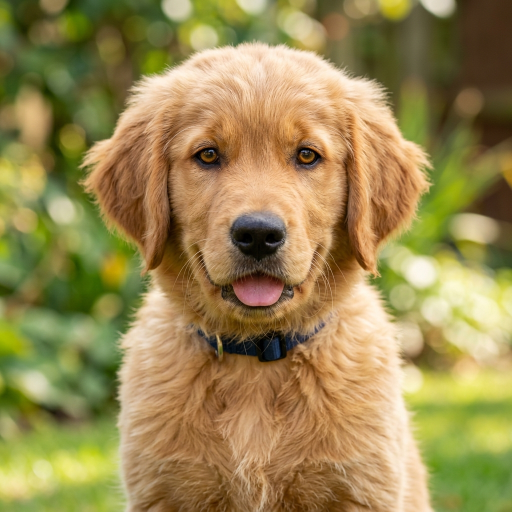
#> input picture sample_test.png, 1024 x 1024 px (shown at 1/2 size)
$ python sketch.py --image sample_test.png
#> lines starting #> are read from the running program, lines starting #| are printed output that depends on the picture
"""
=============================================================================
Project ID   : 006/2025
Project Name : Dynamic Pencil Sketch Animation & Color Transition Engine
Author       : M NANDISH
Release Year : 2025
License      : MIT License
Description  : High-performance computer vision pipeline using OpenCV & NumPy
               that transforms raster images into realistic pencil sketches,
               simulates organic human sketching stroke-by-stroke, and smoothly
               transitions back into vibrant color photography with optional
               video rendering.
=============================================================================
"""

import cv2
import numpy as np
import sys
import os
import argparse

# --- DEFAULT CONFIGURATION SETTINGS (PROJECT 006/2025) ---
DEFAULT_IMAGE_NAME = "sample_test.png"

# Speed controls for the drawing animation (smaller delay = faster drawing)
DRAW_FRAMES = 300
DRAW_DELAY_MS = 10

# Speed controls for the color transition
COLOR_STEPS = 100
COLOR_DELAY_MS = 30

# Video Recording Configuration
RECORD_VIDEO = True
VIDEO_OUTPUT_PATH = "sketch_animation.mp4"
# --------------------------------------------------------


def create_sketch(img: np.ndarray) -> np.ndarray:
    """
    Transforms an input BGR image into a pencil sketch using the Color Dodge
    blending technique with inverted Gaussian blur.

    Pipeline:
      1. Grayscale Conversion: Extracts intensity information.
      2. Bitwise Inversion: Inverts luminance values.
      3. Gaussian Smoothing: Computes high-pass frequency response.
      4. Color Dodge Division: Amplifies high-contrast edge boundaries.
    """
    # Step 1: Convert to grayscale
    gray = cv2.cvtColor(img, cv2.COLOR_BGR2GRAY)

    # Step 2: Invert the grayscale image
    inv_gray = cv2.bitwise_not(gray)

    # Step 3: Apply Gaussian blur to inverted image (21x21 kernel)
    blur = cv2.GaussianBlur(inv_gray, (21, 21), 0)

    # Step 4: Blend grayscale with blurred inverse using Color Dodge division
    # Formula: (gray / (255 - blur)) * 256
    sketch = cv2.divide(gray, 255 - blur, scale=256)

    # Convert single-channel sketch back to 3-channel BGR for downstream blending
    return cv2.cvtColor(sketch, cv2.COLOR_GRAY2BGR)


def animate_sketch(
    img_path: str,
    draw_frames: int = DRAW_FRAMES,
    draw_delay_ms: int = DRAW_DELAY_MS,
    color_steps: int = COLOR_STEPS,
    color_delay_ms: int = COLOR_DELAY_MS,
    record_video: bool = RECORD_VIDEO,
    video_output_path: str = VIDEO_OUTPUT_PATH
) -> None:
    """
    Executes the progressive sketching animation, dynamic stroke sorting with
    Gaussian noise, and alpha-blended color emergence.
    """
#> called with img_path = 'sample_test.png', draw_frames = 300, draw_delay_ms = 10, color_steps = 100, color_delay_ms = 30, record_video = True, video_output_path = 'sketch_animation.mp4'
    print(f"[Project 006/2025] Loading source image from: {img_path}")
    img = cv2.imread(img_path)
#> img is the input picture: shape (1024, 1024, 3); mean B, G, R 82.3, 136.4, 154.2
    if img is None:
        print(f"[Error] Could not read image at: {img_path}")
        print("Please verify the file exists and is a valid image format.")
        return

    # Resize image if it exceeds screen viewing boundaries while preserving aspect ratio
    max_dim = 800
    h, w = img.shape[:2]
#> h = 1024; w = 1024
    if h > max_dim or w > max_dim:
        scale = max_dim / max(h, w)
#> scale = 0.781
        img = cv2.resize(img, (int(w * scale), int(h * scale)), interpolation=cv2.INTER_AREA)
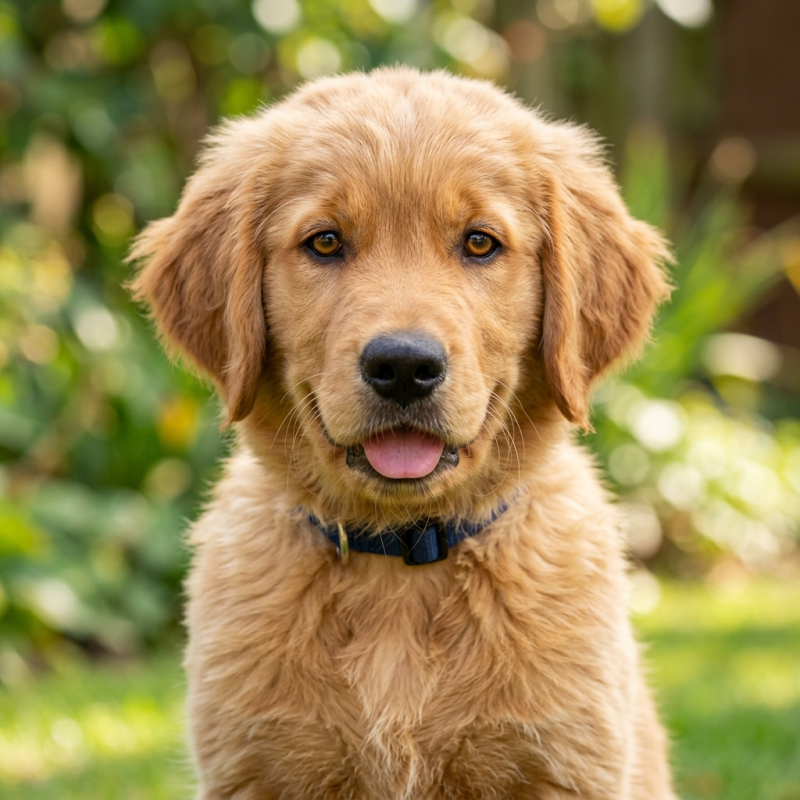
#> img: shape (800, 800, 3); mean B, G, R 82.3, 136.4, 154.2
        h, w = img.shape[:2]
#> h = 800; w = 800

    out_video = None
    if record_video:
        print(f"[Project 006/2025] Video recording enabled: {video_output_path}")
        fourcc = cv2.VideoWriter_fourcc(*'avc1')
        # Windows Media Foundation backend fallback handling
        try:
            out_video = cv2.VideoWriter(video_output_path, cv2.CAP_MSMF, fourcc, 30.0, (w, h))
            if not out_video.isOpened():
                # Fallback to default backend if MSMF fails
                fourcc = cv2.VideoWriter_fourcc(*'mp4v')
                out_video = cv2.VideoWriter(video_output_path, fourcc, 30.0, (w, h))
        except Exception:
            fourcc = cv2.VideoWriter_fourcc(*'mp4v')
            out_video = cv2.VideoWriter(video_output_path, fourcc, 30.0, (w, h))

    def write_frames(frame: np.ndarray, ms_delay: int):
        if out_video and out_video.isOpened():
            if ms_delay >= 100:
                frames_to_write = max(1, int((ms_delay / 1000.0) * 30))
                for _ in range(frames_to_write):
                    out_video.write(frame)
            else:
                out_video.write(frame)

    print("[Project 006/2025] Generating pencil sketch representation...")
    sketch = create_sketch(img)
#> in create_sketch, `gray = cv2.cvtColor(img, cv2.COLOR_BGR2GRAY)`:
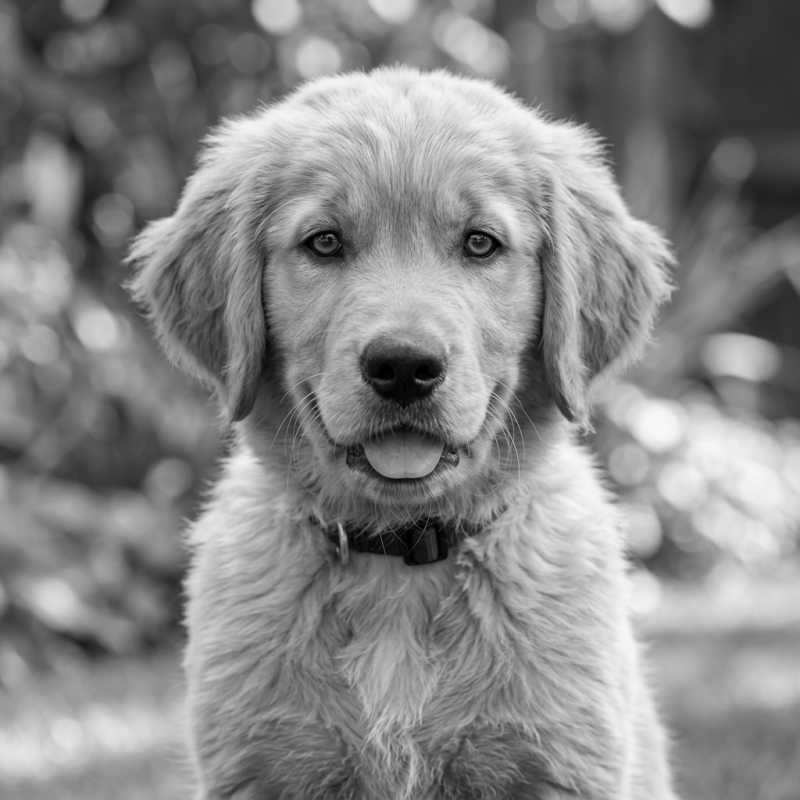
#> gray: shape (800, 800); min 0, max 248, mean 135.5
#> in create_sketch, `inv_gray = cv2.bitwise_not(gray)`:
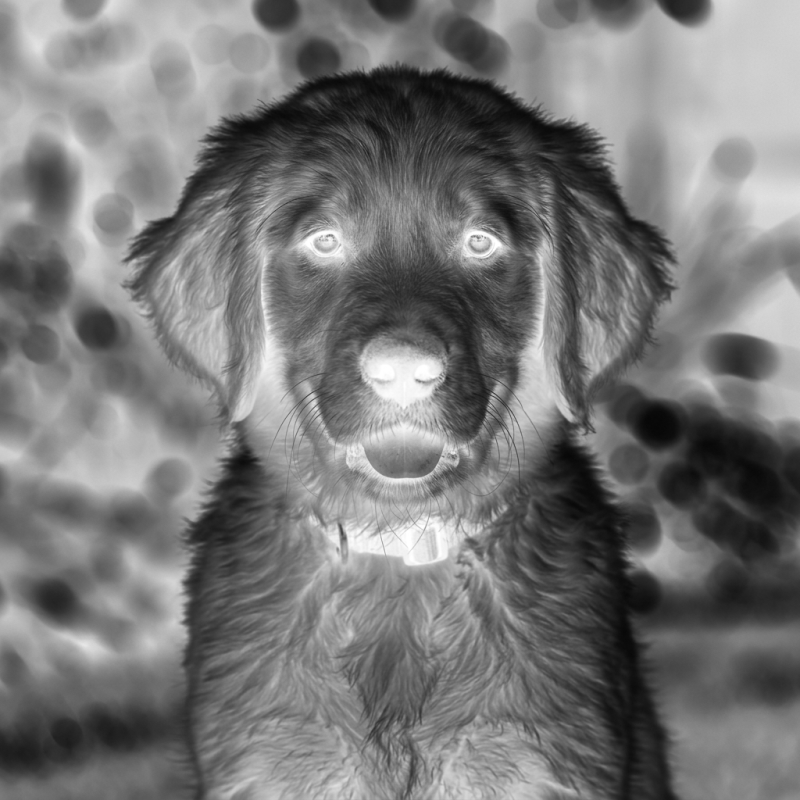
#> inv_gray: shape (800, 800); min 7, max 255, mean 119.5
#> in create_sketch, `sketch = cv2.divide(gray, 255 - blur, scale=256)`:
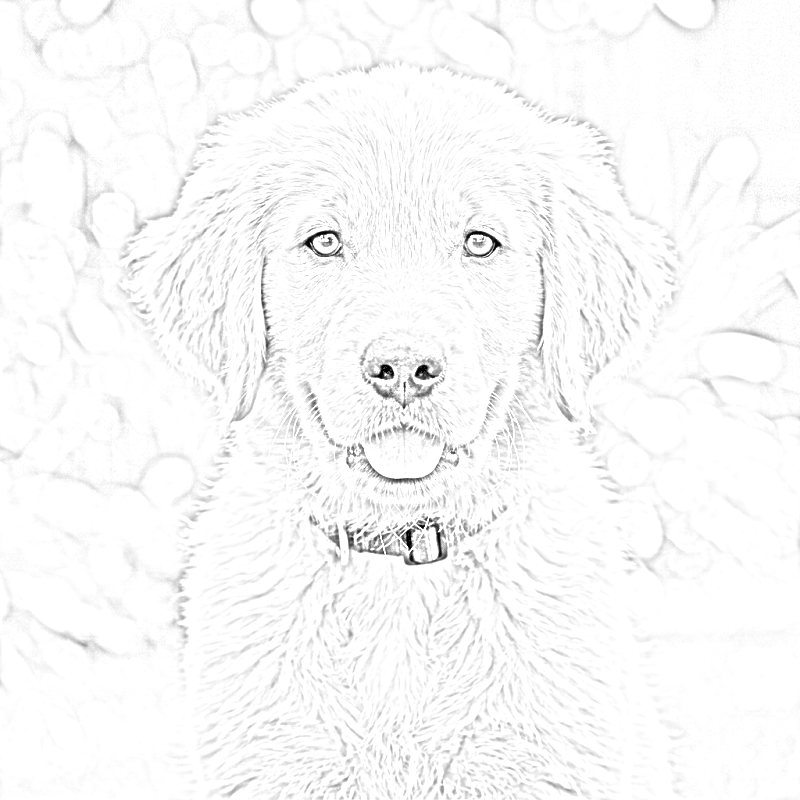
#> sketch: shape (800, 800); min 0, max 255, mean 249
    sketch_save_path = "sketch_output.png"
    cv2.imwrite(sketch_save_path, sketch)
    print(f"[Project 006/2025] Saved high-resolution sketch to: {sketch_save_path}")

    # Blank white canvas initialized to match image dimensions
    canvas = np.ones_like(img) * 255

    window_name = "Project 006/2025 - Sketch Animation Engine (Press ESC to exit)"
    cv2.namedWindow(window_name, cv2.WINDOW_AUTOSIZE)
    cv2.imshow(window_name, canvas)
    write_frames(canvas, 1000)
    cv2.waitKey(1000)  # Initial pause before sketch strokes begin

    print("[Project 006/2025] Synthesizing human sketching strokes...")
    gray_sketch = cv2.cvtColor(sketch, cv2.COLOR_BGR2GRAY)

    # Identify non-white sketch pixels (intensity < 240 indicates pencil graphite)
    dark_pixels = np.argwhere(gray_sketch < 240)
#> dark_pixels = 71922 pairs, first value 0 to 799, second value 0 to 799

    # Stochastic Stroke Ordering:
    # Adding Gaussian noise to Y-coordinates mimics hand tremor and organic stroke sequence
    noise = np.random.normal(0, h // 10, len(dark_pixels))
    sort_keys = dark_pixels[:, 0] + noise
    sorted_indices = np.argsort(sort_keys)
    dark_pixels = dark_pixels[sorted_indices]

    # Calculate batch size for each progressive frame
    batch_size = max(1, len(dark_pixels) // draw_frames)
#> batch_size = 239

    # Progressive Drawing Loop
    for i in range(0, len(dark_pixels), batch_size):
        batch = dark_pixels[i : i + batch_size]
        for y, x in batch:
            canvas[y, x] = sketch[y, x]

        cv2.imshow(window_name, canvas)
        write_frames(canvas, draw_delay_ms)
        if cv2.waitKey(draw_delay_ms) & 0xFF == 27:
            print("[Project 006/2025] Animation interrupted by user.")
            break
#> this loop made 1 pass; (key Esc is pressed on pass 1)
#| [Project 006/2025] Animation interrupted by user.

    # Display completed pencil sketch
    canvas = sketch.copy()
    cv2.imshow(window_name, canvas)
    write_frames(canvas, 1000)
    cv2.waitKey(1000)

    print("[Project 006/2025] Blending colors via linear alpha interpolation...")
    # Smooth Color Emergence Loop
    for i in range(color_steps + 1):
        alpha = i / color_steps
        # I_blended = alpha * I_original + (1 - alpha) * I_sketch
        blended = cv2.addWeighted(img, alpha, sketch, 1.0 - alpha, 0.0)
        cv2.imshow(window_name, blended)
        write_frames(blended, color_delay_ms)
        if cv2.waitKey(color_delay_ms) & 0xFF == 27:
            print("[Project 006/2025] Color transition interrupted by user.")
            break

    # Display final original photograph
    cv2.imshow(window_name, img)
    write_frames(img, 2000)
    print("[Project 006/2025] Animation complete! Press any key to exit.")

    if out_video and out_video.isOpened():
        out_video.release()
        print(f"[Project 006/2025] Video successfully rendered to: {video_output_path}")

    cv2.waitKey(0)
    cv2.destroyAllWindows()


def resolve_image_path(user_input: str = None) -> str:
    """Finds an appropriate image from arguments or directory defaults."""
    if user_input and os.path.exists(user_input):
        return os.path.abspath(user_input)

    script_dir = os.path.dirname(os.path.abspath(__file__))

    # Preferred defaults
    candidates = [
        DEFAULT_IMAGE_NAME,
        "sample.png",
        "sample.jpg",
        "sample.jpeg",
        "sample_test.jpg"
    ]
    for candidate in candidates:
        full_path = os.path.join(script_dir, candidate)
        if os.path.exists(full_path):
            return full_path

    # Fallback to any image file found in script directory
    valid_exts = ('.png', '.jpg', '.jpeg', '.bmp', '.webp')
    for fname in os.listdir(script_dir):
        if fname.lower().endswith(valid_exts):
            return os.path.join(script_dir, fname)

    return os.path.join(script_dir, DEFAULT_IMAGE_NAME)


if __name__ == "__main__":
    parser = argparse.ArgumentParser(
        description="Project 006/2025: Dynamic Pencil Sketch Animation & Color Transition Engine",
        formatter_class=argparse.ArgumentDefaultsHelpFormatter
    )
    parser.add_argument(
        "-i", "--image",
        type=str,
        default=None,
        help="Path to input image file (optional, defaults to local sample image)"
    )
    parser.add_argument(
        "--frames",
        type=int,
        default=DRAW_FRAMES,
        help="Number of animation frames for sketching"
    )
    parser.add_argument(
        "--steps",
        type=int,
        default=COLOR_STEPS,
        help="Number of interpolation steps for color transition"
    )
    parser.add_argument(
        "--no-record",
        action="store_true",
        help="Disable automatic MP4 video export"
    )
    parser.add_argument(
        "-o", "--output-video",
        type=str,
        default=VIDEO_OUTPUT_PATH,
        help="Destination path for output MP4 video"
    )

    args = parser.parse_args()
    target_image = resolve_image_path(args.image)

    animate_sketch(
        img_path=target_image,
        draw_frames=args.frames,
        color_steps=args.steps,
        record_video=not args.no_record,
        video_output_path=args.output_video
    )
